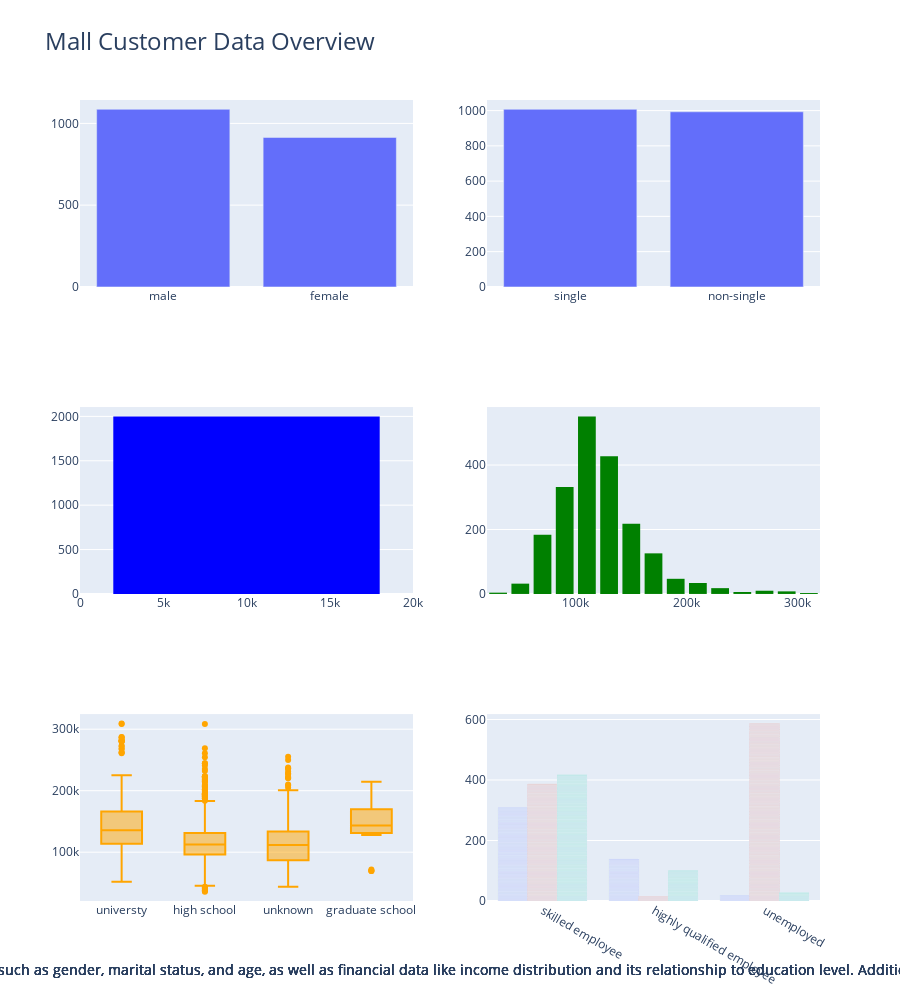

Notebook cell for this chart:
### Code cell
import pandas as pd
import plotly.express as px
from plotly.subplots import make_subplots


fig = make_subplots(
    rows=3, cols=2,
    subplot_titles=("Gender Distribution", "Marital Status Distribution",
                    "Age Distribution", "Income Distribution",
                    "Education vs Income", "Occupation by Settlement Size"),
    vertical_spacing=0.15, horizontal_spacing=0.1
)

# 1. Gender Distribution (Bar Chart)
gender_counts = df['Sex'].value_counts().reset_index()
gender_counts.columns = ['Sex', 'count']
gender_fig = px.bar(gender_counts, x='Sex', y='count', title='Gender Distribution')
fig.add_trace(gender_fig['data'][0], row=1, col=1)

# 2. Marital Status Distribution (Bar Chart)
marital_counts = df['Marital status'].value_counts().reset_index()
marital_counts.columns = ['Marital status', 'count']
marital_fig = px.bar(marital_counts, x='Marital status', y='count', title='Marital Status Distribution')
fig.add_trace(marital_fig['data'][0], row=1, col=2)

# 3. Age Distribution
age_fig = px.histogram(df, x='Age', nbins=20, title='Age Distribution')
age_fig.update_traces(marker_color='blue')
fig.add_trace(age_fig['data'][0], row=2, col=1)

# 4. Income Distribution
income_fig = px.histogram(df, x='Income', nbins=20, title='Income Distribution')
income_fig.update_traces(marker_color='green')
fig.add_trace(income_fig['data'][0], row=2, col=2)

# 5. Education vs Income
edu_income_fig = px.box(df, x='Education', y='Income', title='Income by Education Level')
edu_income_fig.update_traces(marker_color='orange')
fig.add_trace(edu_income_fig['data'][0], row=3, col=1)

# 6. Occupation by Settlement Sze
occ_sett_fig = px.bar(df, x='Occupation', color='Settlement size', barmode='group', title='Occupation by Settlement Size')
fig.add_trace(occ_sett_fig['data'][0], row=3, col=2)
fig.add_trace(occ_sett_fig['data'][1], row=3, col=2)
fig.add_trace(occ_sett_fig['data'][2], row=3, col=2)


fig.update_layout(
    title_text="Mall Customer Data Overview",
    title_font_size=24,
    showlegend=False,
    height=1000,
    annotations=[
        dict(
            text="This poster summarizes key insights from the Mall Customer dataset. It highlights the distribution of demographics such as gender, marital status, and age, "
                 "as well as financial data like income distribution and its relationship to education level. Additionally, it provides an overview of occupations by settlement size, "
                 "offering a comprehensive view of customer profiles.",
            xref="paper", yref="paper",
            x=0.5, y=-0.1, showarrow=False, font_size=14
        )
    ]
)

# Show the figure
fig.show()

### Figure 1 — Plotly figure (JSON) as saved in the notebook; plotly's stock layout.template omitted (floating-point values rounded to 4 significant figures; data arrays with more than 128 entries replaced by an {"elided": "..."} marker saying what was removed)
{"data": [{"alignmentgroup": "True", "hovertemplate": "Sex=%{x}<br>count=%{y}<extra></extra>", "legendgroup": "", "marker": {"color": "#636efa", "pattern": {"shape": ""}}, "name": "", "offsetgroup": "", "orientation": "v", "showlegend": false, "textposition": "auto", "type": "bar", "x": ["male", "female"], "xaxis": "x", "y": [1086, 914], "yaxis": "y"}, {"alignmentgroup": "True", "hovertemplate": "Marital status=%{x}<br>count=%{y}<extra></extra>", "legendgroup": "", "marker": {"color": "#636efa", "pattern": {"shape": ""}}, "name": "", "offsetgroup": "", "orientation": "v", "showlegend": false, "textposition": "auto", "type": "bar", "x": ["single", "non-single"], "xaxis": "x2", "y": [1007, 993], "yaxis": "y2"}, {"alignmentgroup": "True", "bingroup": "x", "hovertemplate": "Age=%{x}<br>count=%{y}<extra></extra>", "legendgroup": "", "marker": {"color": "blue", "pattern": {"shape": ""}}, "name": "", "nbinsx": 20, "offsetgroup": "", "orientation": "v", "showlegend": false, "type": "histogram", "x": {"elided": "2000 int values"}, "xaxis": "x3", "yaxis": "y3"}, {"alignmentgroup": "True", "bingroup": "x", "hovertemplate": "Income=%{x}<br>count=%{y}<extra></extra>", "legendgroup": "", "marker": {"color": "green", "pattern": {"shape": ""}}, "name": "", "nbinsx": 20, "offsetgroup": "", "orientation": "v", "showlegend": false, "type": "histogram", "x": {"elided": "2000 int values"}, "xaxis": "x4", "yaxis": "y4"}, {"alignmentgroup": "True", "hovertemplate": "Education=%{x}<br>Income=%{y}<extra></extra>", "legendgroup": "", "marker": {"color": "orange"}, "name": "", "notched": false, "offsetgroup": "", "orientation": "v", "showlegend": false, "type": "box", "x": {"elided": "2000 str values"}, "x0": " ", "xaxis": "x5", "y": {"elided": "2000 int values"}, "y0": " ", "yaxis": "y5"}, {"alignmentgroup": "True", "hovertemplate": "Settlement size=big city<br>Occupation=%{x}<br>count=%{y}<extra></extra>", "legendgroup": "big city", "marker": {"color": "#636efa", "pattern": {"shape": ""}}, "name": "big city", "offsetgroup": "big city", "orientation": "v", "showlegend": true, "textposition": "auto", "type": "bar", "x": {"elided": "467 str values"}, "xaxis": "x6", "y": {"elided": "467 int values"}, "yaxis": "y6"}, {"alignmentgroup": "True", "hovertemplate": "Settlement size=small city<br>Occupation=%{x}<br>count=%{y}<extra></extra>", "legendgroup": "small city", "marker": {"color": "#EF553B", "pattern": {"shape": ""}}, "name": "small city", "offsetgroup": "small city", "orientation": "v", "showlegend": true, "textposition": "auto", "type": "bar", "x": {"elided": "989 str values"}, "xaxis": "x6", "y": {"elided": "989 int values"}, "yaxis": "y6"}, {"alignmentgroup": "True", "hovertemplate": "Settlement size=mid-sized city<br>Occupation=%{x}<br>count=%{y}<extra></extra>", "legendgroup": "mid-sized city", "marker": {"color": "#00cc96", "pattern": {"shape": ""}}, "name": "mid-sized city", "offsetgroup": "mid-sized city", "orientation": "v", "showlegend": true, "textposition": "auto", "type": "bar", "x": {"elided": "544 str values"}, "xaxis": "x6", "y": {"elided": "544 int values"}, "yaxis": "y6"}], "layout": {"annotations": [{"font": {"size": 14}, "showarrow": false, "text": "This poster summarizes key insights from the Mall Customer dataset. It highlights the distribution of demographics such as gender, marital status, and age, as well as financial data like income distribution and its relationship to education level. Additionally, it provides an overview of occupations by settlement size, offering a comprehensive view of customer profiles.", "x": 0.5, "xanchor": "center", "xref": "paper", "y": -0.1, "yanchor": "bottom", "yref": "paper"}, {"font": {"size": 14}, "showarrow": false, "text": "This poster summarizes key insights from the Mall Customer dataset. It highlights the distribution of demographics such as gender, marital status, and age, as well as financial data like income distribution and its relationship to education level. Additionally, it provides an overview of occupations by settlement size, offering a comprehensive view of customer profiles.", "x": 0.5, "xanchor": "center", "xref": "paper", "y": -0.1, "yanchor": "bottom", "yref": "paper"}, {"font": {"size": 14}, "showarrow": false, "text": "This poster summarizes key insights from the Mall Customer dataset. It highlights the distribution of demographics such as gender, marital status, and age, as well as financial data like income distribution and its relationship to education level. Additionally, it provides an overview of occupations by settlement size, offering a comprehensive view of customer profiles.", "x": 0.5, "xanchor": "center", "xref": "paper", "y": -0.1, "yanchor": "bottom", "yref": "paper"}, {"font": {"size": 14}, "showarrow": false, "text": "This poster summarizes key insights from the Mall Customer dataset. It highlights the distribution of demographics such as gender, marital status, and age, as well as financial data like income distribution and its relationship to education level. Additionally, it provides an overview of occupations by settlement size, offering a comprehensive view of customer profiles.", "x": 0.5, "xanchor": "center", "xref": "paper", "y": -0.1, "yanchor": "bottom", "yref": "paper"}, {"font": {"size": 14}, "showarrow": false, "text": "This poster summarizes key insights from the Mall Customer dataset. It highlights the distribution of demographics such as gender, marital status, and age, as well as financial data like income distribution and its relationship to education level. Additionally, it provides an overview of occupations by settlement size, offering a comprehensive view of customer profiles.", "x": 0.5, "xanchor": "center", "xref": "paper", "y": -0.1, "yanchor": "bottom", "yref": "paper"}, {"font": {"size": 14}, "showarrow": false, "text": "This poster summarizes key insights from the Mall Customer dataset. It highlights the distribution of demographics such as gender, marital status, and age, as well as financial data like income distribution and its relationship to education level. Additionally, it provides an overview of occupations by settlement size, offering a comprehensive view of customer profiles.", "x": 0.5, "xanchor": "center", "xref": "paper", "y": -0.1, "yanchor": "bottom", "yref": "paper"}], "height": 1000, "showlegend": false, "title": {"font": {"size": 24}, "text": "Mall Customer Data Overview"}, "xaxis": {"anchor": "y", "domain": [0, 0.45]}, "xaxis2": {"anchor": "y2", "domain": [0.55, 1]}, "xaxis3": {"anchor": "y3", "domain": [0, 0.45]}, "xaxis4": {"anchor": "y4", "domain": [0.55, 1]}, "xaxis5": {"anchor": "y5", "domain": [0, 0.45]}, "xaxis6": {"anchor": "y6", "domain": [0.55, 1]}, "yaxis": {"anchor": "x", "domain": [0.7667, 1.0]}, "yaxis2": {"anchor": "x2", "domain": [0.7667, 1.0]}, "yaxis3": {"anchor": "x3", "domain": [0.3833, 0.6167]}, "yaxis4": {"anchor": "x4", "domain": [0.3833, 0.6167]}, "yaxis5": {"anchor": "x5", "domain": [0, 0.2333]}, "yaxis6": {"anchor": "x6", "domain": [0, 0.2333]}}}
